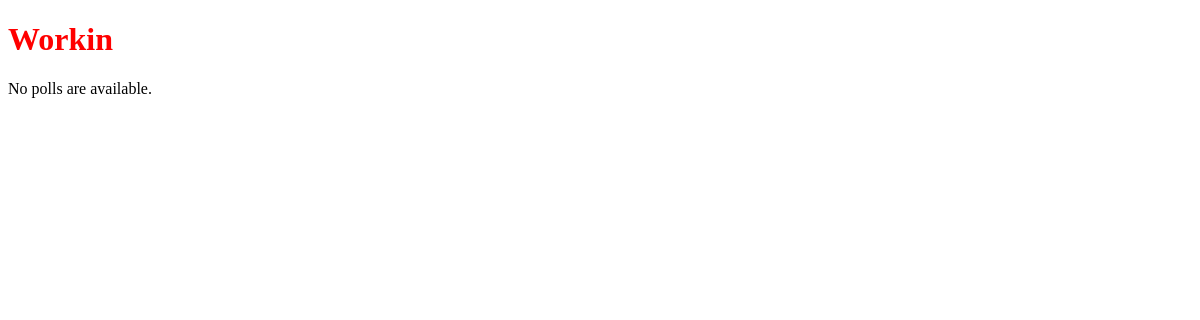
Before: / with the older database file.
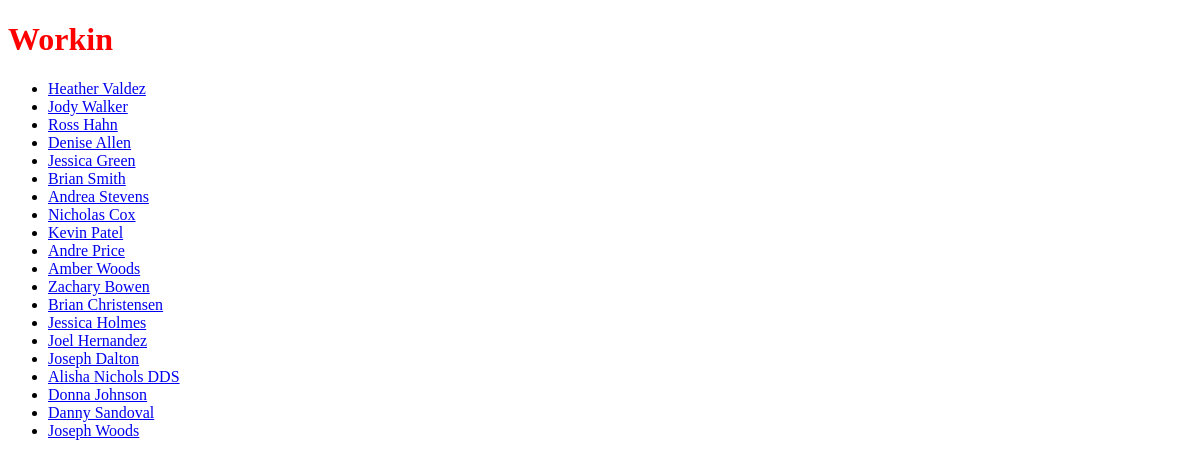
After: the same page with the newer database file.
### polls/models.py (models this page shows, shortened)
class Question(models.Model):
    text = models.CharField(max_length=200)
    published_date = models.DateTimeField(auto_now_add=True)

### polls/views.py (the view)
# urls.py: path('', views.IndexView.as_view(), name="index"),
class IndexView(generic.ListView):
    template_name = "polls/index.html"
    context_object_name = "latest_question_list"
    def get_queryset(self):
        return Question.objects.order_by("-published_date")

### polls/templates/polls/index.html (shortened to what this page needs)
<!DOCTYPE html>
{% load static %}
<html>
<head>
    <link rel="stylesheet" href="{% static "css/base.css" %}">
</head>
<body>
    <h1>Workin</h1>
    {% if latest_question_list %}
        <ul>
            {% for question in latest_question_list %}
                <li><a href="{% url 'polls:detail' question.id %}">{{ question.text }}</a></li>
            {% endfor %}
        </ul>
    {% else %}
        <p>No polls are available.</p>
    {% endif %}
</body>
</html>

### static/css/base.css (style rules this page uses)
h1 { color: red; }

Changed rows visible on the page:
added Question: text "Heather Valdez"
added Question: text "Jody Walker"
added Question: text "Ross Hahn"
added Question: text "Denise Allen"
added Question: text "Jessica Green"
added Question: text "Brian Smith"
added Question: text "Andrea Stevens"
added Question: text "Nicholas Cox"
added Question: text "Kevin Patel"
added Question: text "Andre Price"
added Question: text "Amber Woods"
added Question: text "Zachary Bowen"
added Question: text "Brian Christensen"
added Question: text "Jessica Holmes"
added Question: text "Joel Hernandez"
added Question: text "Joseph Dalton"
added Question: text "Alisha Nichols DDS"
added Question: text "Donna Johnson"
added Question: text "Danny Sandoval"
added Question: text "Joseph Woods"
Other visible differences:
text no longer shown: "No polls are available."
